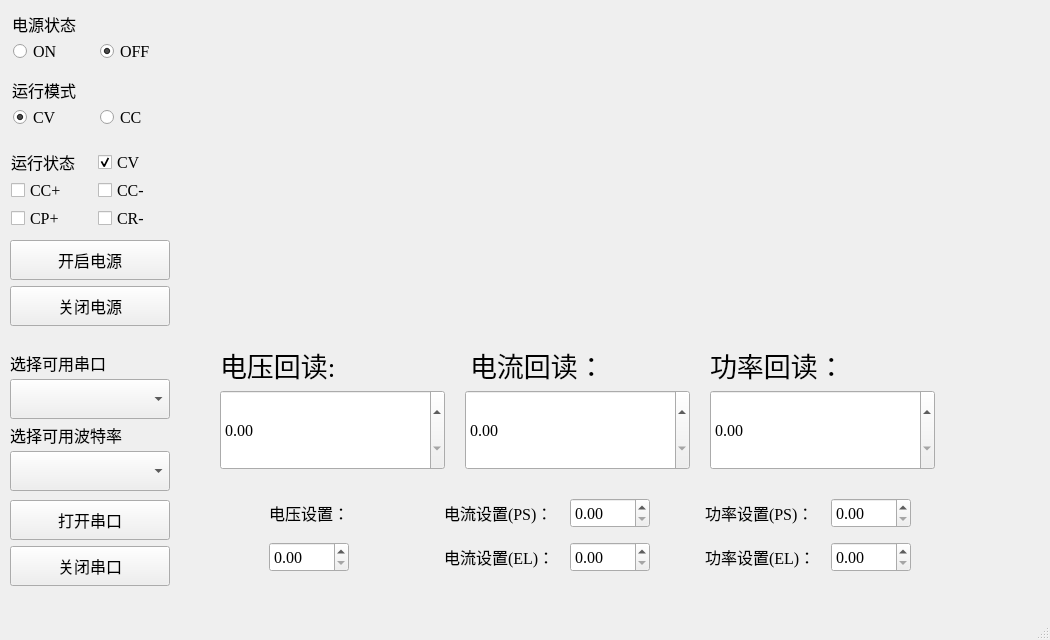
<?xml version="1.0" encoding="UTF-8"?>
<ui version="4.0">
 <class>SerialPortCommunication</class>
 <widget class="QMainWindow" name="SerialPortCommunication">
  <property name="geometry">
   <rect>
    <x>0</x>
    <y>0</y>
    <width>1050</width>
    <height>640</height>
   </rect>
  </property>
  <property name="font">
   <font>
    <family>Times New Roman</family>
    <pointsize>12</pointsize>
   </font>
  </property>
  <property name="windowTitle">
   <string>SerialPortCommunication</string>
  </property>
  <widget class="QWidget" name="centralwidget">
   <widget class="QWidget" name="">
    <property name="geometry">
     <rect>
      <x>220</x>
      <y>490</y>
      <width>741</width>
      <height>91</height>
     </rect>
    </property>
    <layout class="QHBoxLayout" name="horizontalLayout_6">
     <item>
      <layout class="QVBoxLayout" name="verticalLayout_14">
       <item>
        <widget class="QLabel" name="label_Input1">
         <property name="minimumSize">
          <size>
           <width>120</width>
           <height>30</height>
          </size>
         </property>
         <property name="maximumSize">
          <size>
           <width>120</width>
           <height>30</height>
          </size>
         </property>
         <property name="text">
          <string>电压设置：</string>
         </property>
        </widget>
       </item>
       <item>
        <widget class="QDoubleSpinBox" name="Input1">
         <property name="minimumSize">
          <size>
           <width>80</width>
           <height>30</height>
          </size>
         </property>
         <property name="maximumSize">
          <size>
           <width>80</width>
           <height>30</height>
          </size>
         </property>
        </widget>
       </item>
      </layout>
     </item>
     <item>
      <layout class="QVBoxLayout" name="verticalLayout_15">
       <item>
        <layout class="QHBoxLayout" name="horizontalLayout_2">
         <item>
          <widget class="QLabel" name="label_Input2_PS">
           <property name="minimumSize">
            <size>
             <width>120</width>
             <height>30</height>
            </size>
           </property>
           <property name="maximumSize">
            <size>
             <width>120</width>
             <height>30</height>
            </size>
           </property>
           <property name="text">
            <string>电流设置(PS)：</string>
           </property>
          </widget>
         </item>
         <item>
          <widget class="QDoubleSpinBox" name="Input2PS">
           <property name="minimumSize">
            <size>
             <width>80</width>
             <height>30</height>
            </size>
           </property>
           <property name="maximumSize">
            <size>
             <width>80</width>
             <height>30</height>
            </size>
           </property>
          </widget>
         </item>
        </layout>
       </item>
       <item>
        <layout class="QHBoxLayout" name="horizontalLayout_3">
         <item>
          <widget class="QLabel" name="label_Input2_EL">
           <property name="minimumSize">
            <size>
             <width>120</width>
             <height>30</height>
            </size>
           </property>
           <property name="maximumSize">
            <size>
             <width>120</width>
             <height>30</height>
            </size>
           </property>
           <property name="text">
            <string>电流设置(EL)：</string>
           </property>
          </widget>
         </item>
         <item>
          <widget class="QDoubleSpinBox" name="Input2EL">
           <property name="minimumSize">
            <size>
             <width>80</width>
             <height>30</height>
            </size>
           </property>
           <property name="maximumSize">
            <size>
             <width>80</width>
             <height>30</height>
            </size>
           </property>
          </widget>
         </item>
        </layout>
       </item>
      </layout>
     </item>
     <item>
      <layout class="QVBoxLayout" name="verticalLayout_16">
       <item>
        <layout class="QHBoxLayout" name="horizontalLayout_4">
         <item>
          <widget class="QLabel" name="label_Input3_PS">
           <property name="minimumSize">
            <size>
             <width>120</width>
             <height>30</height>
            </size>
           </property>
           <property name="maximumSize">
            <size>
             <width>120</width>
             <height>30</height>
            </size>
           </property>
           <property name="text">
            <string>功率设置(PS)：</string>
           </property>
          </widget>
         </item>
         <item>
          <widget class="QDoubleSpinBox" name="powInputPS">
           <property name="minimumSize">
            <size>
             <width>80</width>
             <height>30</height>
            </size>
           </property>
           <property name="maximumSize">
            <size>
             <width>80</width>
             <height>30</height>
            </size>
           </property>
          </widget>
         </item>
        </layout>
       </item>
       <item>
        <layout class="QHBoxLayout" name="horizontalLayout_5">
         <item>
          <widget class="QLabel" name="label_Input3_EL">
           <property name="minimumSize">
            <size>
             <width>120</width>
             <height>30</height>
            </size>
           </property>
           <property name="maximumSize">
            <size>
             <width>120</width>
             <height>30</height>
            </size>
           </property>
           <property name="text">
            <string>功率设置(EL)：</string>
           </property>
          </widget>
         </item>
         <item>
          <widget class="QDoubleSpinBox" name="powInputEL">
           <property name="minimumSize">
            <size>
             <width>80</width>
             <height>30</height>
            </size>
           </property>
           <property name="maximumSize">
            <size>
             <width>80</width>
             <height>30</height>
            </size>
           </property>
          </widget>
         </item>
        </layout>
       </item>
      </layout>
     </item>
    </layout>
   </widget>
   <widget class="QWidget" name="">
    <property name="geometry">
     <rect>
      <x>10</x>
      <y>240</y>
      <width>162</width>
      <height>88</height>
     </rect>
    </property>
    <layout class="QVBoxLayout" name="verticalLayout_2">
     <item>
      <widget class="QPushButton" name="openPowerSupply">
       <property name="minimumSize">
        <size>
         <width>160</width>
         <height>40</height>
        </size>
       </property>
       <property name="maximumSize">
        <size>
         <width>160</width>
         <height>40</height>
        </size>
       </property>
       <property name="text">
        <string>开启电源</string>
       </property>
      </widget>
     </item>
     <item>
      <widget class="QPushButton" name="closePowerSupply">
       <property name="minimumSize">
        <size>
         <width>160</width>
         <height>40</height>
        </size>
       </property>
       <property name="maximumSize">
        <size>
         <width>160</width>
         <height>40</height>
        </size>
       </property>
       <property name="text">
        <string>关闭电源</string>
       </property>
      </widget>
     </item>
    </layout>
   </widget>
   <widget class="QWidget" name="">
    <property name="geometry">
     <rect>
      <x>10</x>
      <y>350</y>
      <width>166</width>
      <height>240</height>
     </rect>
    </property>
    <layout class="QVBoxLayout" name="verticalLayout">
     <item>
      <layout class="QVBoxLayout" name="verticalLayout_8">
       <item>
        <layout class="QVBoxLayout" name="verticalLayout_5">
         <item>
          <widget class="QLabel" name="label_13">
           <property name="minimumSize">
            <size>
             <width>160</width>
             <height>20</height>
            </size>
           </property>
           <property name="maximumSize">
            <size>
             <width>160</width>
             <height>20</height>
            </size>
           </property>
           <property name="sizeIncrement">
            <size>
             <width>160</width>
             <height>20</height>
            </size>
           </property>
           <property name="text">
            <string>选择可用串口</string>
           </property>
          </widget>
         </item>
         <item>
          <widget class="QComboBox" name="serialNameBox">
           <property name="minimumSize">
            <size>
             <width>160</width>
             <height>40</height>
            </size>
           </property>
           <property name="maximumSize">
            <size>
             <width>160</width>
             <height>40</height>
            </size>
           </property>
          </widget>
         </item>
        </layout>
       </item>
       <item>
        <layout class="QVBoxLayout" name="verticalLayout_6">
         <item>
          <widget class="QLabel" name="label_14">
           <property name="minimumSize">
            <size>
             <width>160</width>
             <height>20</height>
            </size>
           </property>
           <property name="maximumSize">
            <size>
             <width>160</width>
             <height>20</height>
            </size>
           </property>
           <property name="text">
            <string>选择可用波特率</string>
           </property>
          </widget>
         </item>
         <item>
          <widget class="QComboBox" name="serialBaudRateBox">
           <property name="minimumSize">
            <size>
             <width>160</width>
             <height>40</height>
            </size>
           </property>
           <property name="maximumSize">
            <size>
             <width>160</width>
             <height>40</height>
            </size>
           </property>
          </widget>
         </item>
        </layout>
       </item>
      </layout>
     </item>
     <item>
      <layout class="QVBoxLayout" name="verticalLayout_7">
       <item>
        <widget class="QPushButton" name="openSerialPort">
         <property name="minimumSize">
          <size>
           <width>160</width>
           <height>40</height>
          </size>
         </property>
         <property name="maximumSize">
          <size>
           <width>160</width>
           <height>40</height>
          </size>
         </property>
         <property name="text">
          <string>打开串口</string>
         </property>
        </widget>
       </item>
       <item>
        <widget class="QPushButton" name="closeSerialPort">
         <property name="minimumSize">
          <size>
           <width>160</width>
           <height>40</height>
          </size>
         </property>
         <property name="maximumSize">
          <size>
           <width>160</width>
           <height>40</height>
          </size>
         </property>
         <property name="text">
          <string>关闭串口</string>
         </property>
        </widget>
       </item>
      </layout>
     </item>
    </layout>
   </widget>
   <widget class="QLabel" name="label_Ouput2">
    <property name="geometry">
     <rect>
      <x>470</x>
      <y>350</y>
      <width>180</width>
      <height>30</height>
     </rect>
    </property>
    <property name="minimumSize">
     <size>
      <width>180</width>
      <height>30</height>
     </size>
    </property>
    <property name="maximumSize">
     <size>
      <width>180</width>
      <height>30</height>
     </size>
    </property>
    <property name="font">
     <font>
      <pointsize>20</pointsize>
     </font>
    </property>
    <property name="text">
     <string>电流回读：</string>
    </property>
   </widget>
   <widget class="QDoubleSpinBox" name="Ouput2">
    <property name="geometry">
     <rect>
      <x>465</x>
      <y>390</y>
      <width>225</width>
      <height>80</height>
     </rect>
    </property>
    <property name="minimumSize">
     <size>
      <width>225</width>
      <height>80</height>
     </size>
    </property>
    <property name="maximumSize">
     <size>
      <width>225</width>
      <height>80</height>
     </size>
    </property>
   </widget>
   <widget class="QLabel" name="label_Ouput1">
    <property name="geometry">
     <rect>
      <x>220</x>
      <y>350</y>
      <width>180</width>
      <height>30</height>
     </rect>
    </property>
    <property name="minimumSize">
     <size>
      <width>180</width>
      <height>30</height>
     </size>
    </property>
    <property name="maximumSize">
     <size>
      <width>180</width>
      <height>30</height>
     </size>
    </property>
    <property name="font">
     <font>
      <pointsize>20</pointsize>
     </font>
    </property>
    <property name="text">
     <string>电压回读:</string>
    </property>
   </widget>
   <widget class="QDoubleSpinBox" name="Ouput1">
    <property name="geometry">
     <rect>
      <x>220</x>
      <y>390</y>
      <width>225</width>
      <height>80</height>
     </rect>
    </property>
    <property name="minimumSize">
     <size>
      <width>225</width>
      <height>80</height>
     </size>
    </property>
    <property name="maximumSize">
     <size>
      <width>225</width>
      <height>80</height>
     </size>
    </property>
   </widget>
   <widget class="QDoubleSpinBox" name="powOuput">
    <property name="geometry">
     <rect>
      <x>710</x>
      <y>390</y>
      <width>225</width>
      <height>80</height>
     </rect>
    </property>
    <property name="minimumSize">
     <size>
      <width>225</width>
      <height>80</height>
     </size>
    </property>
    <property name="maximumSize">
     <size>
      <width>225</width>
      <height>80</height>
     </size>
    </property>
   </widget>
   <widget class="QLabel" name="label_Ouput3">
    <property name="geometry">
     <rect>
      <x>710</x>
      <y>350</y>
      <width>180</width>
      <height>30</height>
     </rect>
    </property>
    <property name="minimumSize">
     <size>
      <width>180</width>
      <height>30</height>
     </size>
    </property>
    <property name="maximumSize">
     <size>
      <width>180</width>
      <height>30</height>
     </size>
    </property>
    <property name="font">
     <font>
      <pointsize>20</pointsize>
     </font>
    </property>
    <property name="text">
     <string>功率回读：</string>
    </property>
   </widget>
   <widget class="QWidget" name="">
    <property name="geometry">
     <rect>
      <x>12</x>
      <y>13</y>
      <width>170</width>
      <height>50</height>
     </rect>
    </property>
    <layout class="QVBoxLayout" name="verticalLayout_3">
     <item>
      <widget class="QLabel" name="powerStatus">
       <property name="minimumSize">
        <size>
         <width>160</width>
         <height>20</height>
        </size>
       </property>
       <property name="maximumSize">
        <size>
         <width>160</width>
         <height>20</height>
        </size>
       </property>
       <property name="text">
        <string>电源状态</string>
       </property>
      </widget>
     </item>
     <item>
      <layout class="QHBoxLayout" name="horizontalLayout_7">
       <item>
        <widget class="QRadioButton" name="rbton">
         <property name="minimumSize">
          <size>
           <width>80</width>
           <height>20</height>
          </size>
         </property>
         <property name="maximumSize">
          <size>
           <width>80</width>
           <height>20</height>
          </size>
         </property>
         <property name="text">
          <string>ON</string>
         </property>
        </widget>
       </item>
       <item>
        <widget class="QRadioButton" name="rbtoff">
         <property name="minimumSize">
          <size>
           <width>80</width>
           <height>20</height>
          </size>
         </property>
         <property name="maximumSize">
          <size>
           <width>80</width>
           <height>20</height>
          </size>
         </property>
         <property name="text">
          <string>OFF</string>
         </property>
         <property name="checked">
          <bool>true</bool>
         </property>
        </widget>
       </item>
      </layout>
     </item>
    </layout>
   </widget>
   <widget class="QWidget" name="">
    <property name="geometry">
     <rect>
      <x>12</x>
      <y>79</y>
      <width>170</width>
      <height>50</height>
     </rect>
    </property>
    <layout class="QVBoxLayout" name="verticalLayout_4">
     <item>
      <widget class="QLabel" name="workMode">
       <property name="minimumSize">
        <size>
         <width>160</width>
         <height>20</height>
        </size>
       </property>
       <property name="maximumSize">
        <size>
         <width>160</width>
         <height>20</height>
        </size>
       </property>
       <property name="text">
        <string>运行模式</string>
       </property>
      </widget>
     </item>
     <item>
      <layout class="QHBoxLayout" name="horizontalLayout">
       <item>
        <widget class="QRadioButton" name="rbtCV">
         <property name="minimumSize">
          <size>
           <width>80</width>
           <height>20</height>
          </size>
         </property>
         <property name="maximumSize">
          <size>
           <width>80</width>
           <height>20</height>
          </size>
         </property>
         <property name="text">
          <string>CV</string>
         </property>
         <property name="checked">
          <bool>true</bool>
         </property>
        </widget>
       </item>
       <item>
        <widget class="QRadioButton" name="rbtCC">
         <property name="enabled">
          <bool>true</bool>
         </property>
         <property name="minimumSize">
          <size>
           <width>80</width>
           <height>20</height>
          </size>
         </property>
         <property name="maximumSize">
          <size>
           <width>80</width>
           <height>20</height>
          </size>
         </property>
         <property name="text">
          <string>CC </string>
         </property>
         <property name="checked">
          <bool>false</bool>
         </property>
        </widget>
       </item>
      </layout>
     </item>
    </layout>
   </widget>
   <widget class="QWidget" name="">
    <property name="geometry">
     <rect>
      <x>10</x>
      <y>150</y>
      <width>170</width>
      <height>80</height>
     </rect>
    </property>
    <layout class="QVBoxLayout" name="verticalLayout_9">
     <item>
      <layout class="QHBoxLayout" name="horizontalLayout_8">
       <item>
        <widget class="QLabel" name="workStatus">
         <property name="minimumSize">
          <size>
           <width>80</width>
           <height>20</height>
          </size>
         </property>
         <property name="maximumSize">
          <size>
           <width>80</width>
           <height>20</height>
          </size>
         </property>
         <property name="text">
          <string>运行状态</string>
         </property>
        </widget>
       </item>
       <item>
        <widget class="QCheckBox" name="checkBoxCV">
         <property name="minimumSize">
          <size>
           <width>80</width>
           <height>20</height>
          </size>
         </property>
         <property name="maximumSize">
          <size>
           <width>80</width>
           <height>20</height>
          </size>
         </property>
         <property name="text">
          <string>CV</string>
         </property>
         <property name="checked">
          <bool>true</bool>
         </property>
        </widget>
       </item>
      </layout>
     </item>
     <item>
      <layout class="QHBoxLayout" name="horizontalLayout_9">
       <item>
        <widget class="QCheckBox" name="checkBoxCCPos">
         <property name="minimumSize">
          <size>
           <width>80</width>
           <height>20</height>
          </size>
         </property>
         <property name="maximumSize">
          <size>
           <width>80</width>
           <height>20</height>
          </size>
         </property>
         <property name="text">
          <string>CC+</string>
         </property>
        </widget>
       </item>
       <item>
        <widget class="QCheckBox" name="checkBoxCCNeg">
         <property name="minimumSize">
          <size>
           <width>80</width>
           <height>20</height>
          </size>
         </property>
         <property name="maximumSize">
          <size>
           <width>80</width>
           <height>20</height>
          </size>
         </property>
         <property name="text">
          <string>CC-</string>
         </property>
        </widget>
       </item>
      </layout>
     </item>
     <item>
      <layout class="QHBoxLayout" name="horizontalLayout_10">
       <item>
        <widget class="QCheckBox" name="checkBoxCPPos">
         <property name="minimumSize">
          <size>
           <width>80</width>
           <height>20</height>
          </size>
         </property>
         <property name="maximumSize">
          <size>
           <width>80</width>
           <height>20</height>
          </size>
         </property>
         <property name="text">
          <string>CP+</string>
         </property>
        </widget>
       </item>
       <item>
        <widget class="QCheckBox" name="checkBoxCPNeg">
         <property name="minimumSize">
          <size>
           <width>80</width>
           <height>20</height>
          </size>
         </property>
         <property name="maximumSize">
          <size>
           <width>80</width>
           <height>20</height>
          </size>
         </property>
         <property name="text">
          <string>CR-</string>
         </property>
        </widget>
       </item>
      </layout>
     </item>
    </layout>
   </widget>
  </widget>
  <widget class="QMenuBar" name="menubar">
   <property name="geometry">
    <rect>
     <x>0</x>
     <y>0</y>
     <width>1050</width>
     <height>25</height>
    </rect>
   </property>
  </widget>
  <widget class="QStatusBar" name="statusbar"/>
 </widget>
 <resources/>
 <connections/>
</ui>
